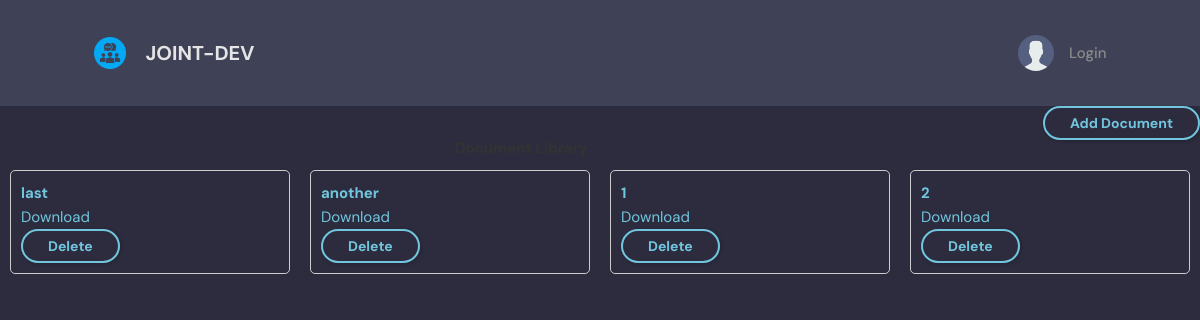
/repo/, run on the app's committed database.
### base/models.py (models this page shows)
class Document(models.Model):
    title = models.CharField(max_length=100)
    file = models.FileField(upload_to='repo/')
    created = models.DateTimeField(auto_now_add=True)

### base/views.py (the view)
# urls.py: path('repo/', views.repo, name='repo'),
def repo(request):
    documents = Document.objects.all()
    return render(request, 'base/repo.html', {'documents': documents})

### base/templates/base/repo.html (shortened to what this page needs)
<!DOCTYPE html>{% load static %}
<html lang="en">
<head>
    <link rel="stylesheet" href="{% static 'styles/style.css' %}" />
    <link rel="stylesheet" href="{% static 'styles/repo.css' %}">
</head>
<body>
    <header class="header header--loggedIn">
        <div class="container">
            <a href="{% url 'home' %}" class="header__logo">
                <img src="{% static 'images/logo2.png' %}" />
                <h1>JOINT-DEV</h1>
            </a>
            <nav class="header__menu">
                {% if request.user.is_authenticated %}
                <div class="header__user">
                    <a href="{% url 'update-user' %}">
                        <div class="avatar avatar--medium active">
                            <img src="{{ request.user.avatar.url }}" />
                        </div>
                        <p>{{request.user.username}} <span>@{{request.user.username}}</span></p>
                    </a>
                    <button class="dropdown-button">
                        <svg version="1.1" xmlns="http://www.w3.org/2000/svg" width="32" height="32" viewBox="0 0 32 32">
                          <title>chevron-down</title>
                          <path d="M16 21l-13-13h-3l16 16 16-16h-3l-13 13z"></path>
                        </svg>
                      </button>
                </div>
                {% else %}
                <a href="{% url 'login' %}">
                    <img src="{% static 'images/avatar.svg' %}" />
                    <p>Login</p>
                </a>
                {% endif %}
            </nav>
        </div>
    </header>
    <button onclick="addDocument()" class="btn btn--main btn--pill" style="float:right;">Add Document</button>
    <h1 style="padding-top: 30px; text-align: center;">Document Library
    </h1>
    <div class=" documents ">
        {% for document in documents %}
        <div class="document ">
            <h2><a href="{{ document.file.url }}" target="_blank">{{ document.title }}</a></h2>
            {% if document.file %}
            <a href="{{ document.file.url }} ">Download</a> {% endif %}
            <form method="post " action="{% url 'delete_document' document.id %} ">
                <button type="submit " class="btn btn--main btn--pill">Delete</button>
            </form>
        </div>
        {% endfor %}
    </div>
</body>
</html>

### static/styles/style.css (style rules this page uses)
:root { --color-main: #71c6dd; --color-main-light: #e1f6fb; --color-dark: #3f4156; --color-dark-medium: #51546e; --color-dark-light: #696d97; --color-light: #e5e5e5; --color-gray: #8b8b8b; --color-light-gray: #b2bdbd; --color-bg: #2d2d39; --color-success: #5dd693; --color-error: #fc4b0b; }
* { font-family: "DM Sans", -apple-system, BlinkMacSystemFont, "Segoe UI", Roboto, Oxygen, Ubuntu, Cantarell, "Open Sans", "Helvetica Neue", sans-serif; margin: 0; padding: 0; box-sizing: border-box; text-rendering: optimizeLegibility; font-size: inherit; }
html { font-size: 56.25%; }
@media only screen and (min-width: 1200px) { html { font-size: 62.5%; } }
body { line-height: 1.6; font-weight: 400; font-size: 1.5rem; color: var(--color-light-gray); background-color: var(--color-bg); min-height: 100vh; }
img { width: 100%; }
a { display: inline-block; color: var(--color-main); text-decoration: none; }
.container { max-width: 120rem; width: 90%; margin: auto; }
.btn { background-color: transparent; border: none; display: inline-flex; align-items: center; gap: 1rem; cursor: pointer; transition: all ease-in-out 0.3s; padding: 1rem 2rem; border-radius: 5px; box-shadow: 1px 1px 3px 1px rgba(0, 0, 0, 0.15); font-weight: 500; }
.btn--main { background-color: var(--color-main); color: var(--color-dark); }
.btn--pill { border-radius: 10rem; font-size: 1.4rem; font-weight: 700; padding: 6px 2.5rem; color: var(--color-main); background: transparent; border: 2px solid var(--color-main); }
.header { padding: 1.5rem; background-color: var(--color-dark); }
.header>.container { display: flex; gap: 9.5rem; }
.header__logo, .header__user { display: flex; gap: 2rem; align-items: center; }
.header__logo>img { height: 3.2rem; width: 3.2rem; }
.header__logo>h1 { font-weight: 700; font-size: 2rem; color: var(--color-light); }
.header__menu { margin-left: auto; position: relative; }
.header__menu a { display: flex; gap: 1.5rem; align-items: center; font-weight: 500; text-decoration: none; color: var(--color-gray); }
.header__menu img { height: 3.6rem; }
.header__menu p { line-height: 1.2; }

### static/styles/repo.css (style rules this page uses)
body, h1, h2, p, ul, li, form { margin: 0; padding: 0; }
body { font-family: Arial, sans-serif; background-color: #2d2c3f; }
.container { max-width: 1200px; margin: 0 auto; padding: 20px; }
h1, h2 { color: #333; }
.documents { display: flex; flex-wrap: wrap; }
.document { border: 1px solid #ccc; border-radius: 5px; padding: 10px; margin: 10px; width: calc(25% - 20px); }

### data on the page
Document: title "last"
Document: title "another"
Document: title "1"
Document: title "2"
